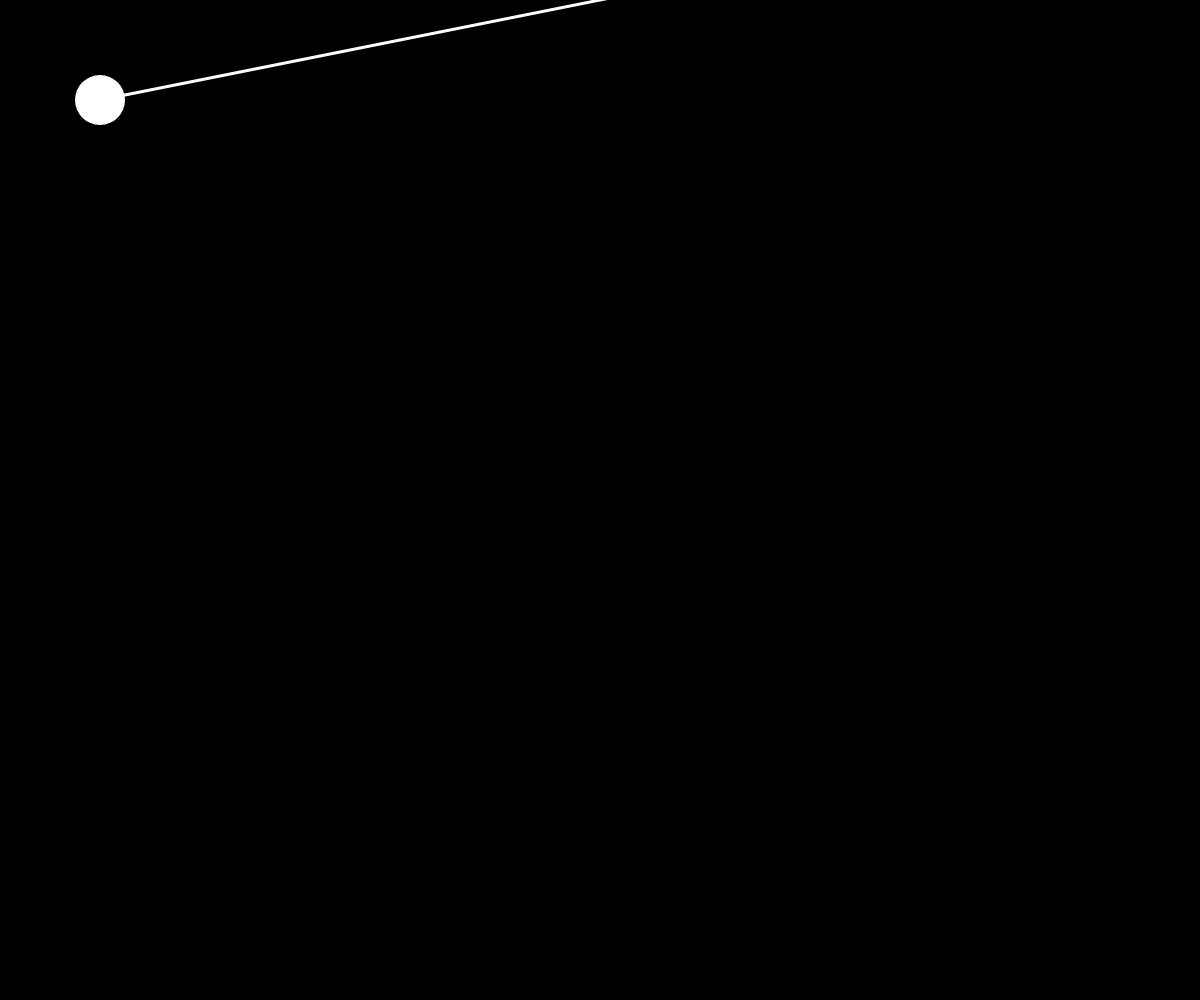
Frame 1 (no input)
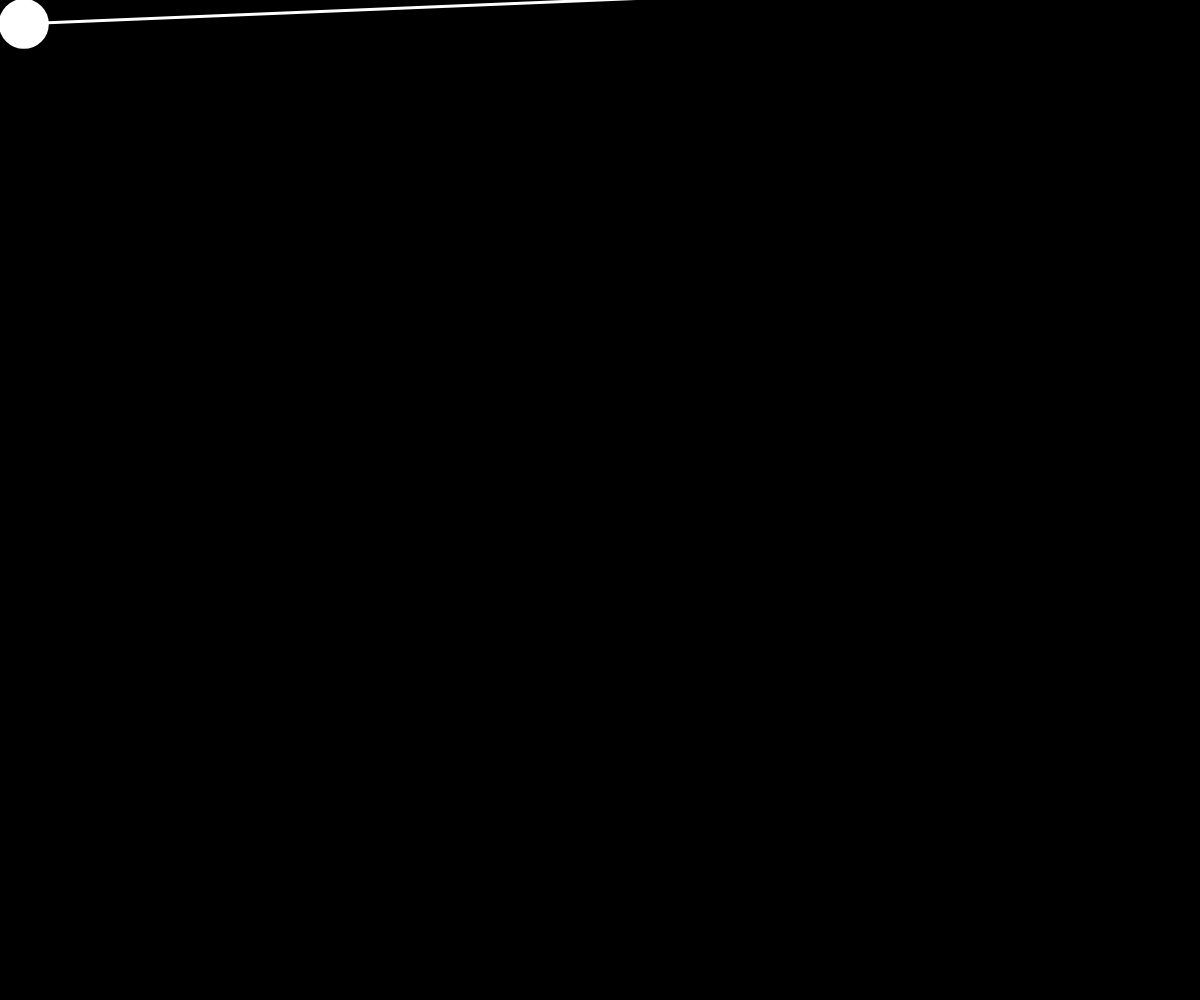
Frame 60 (no input)
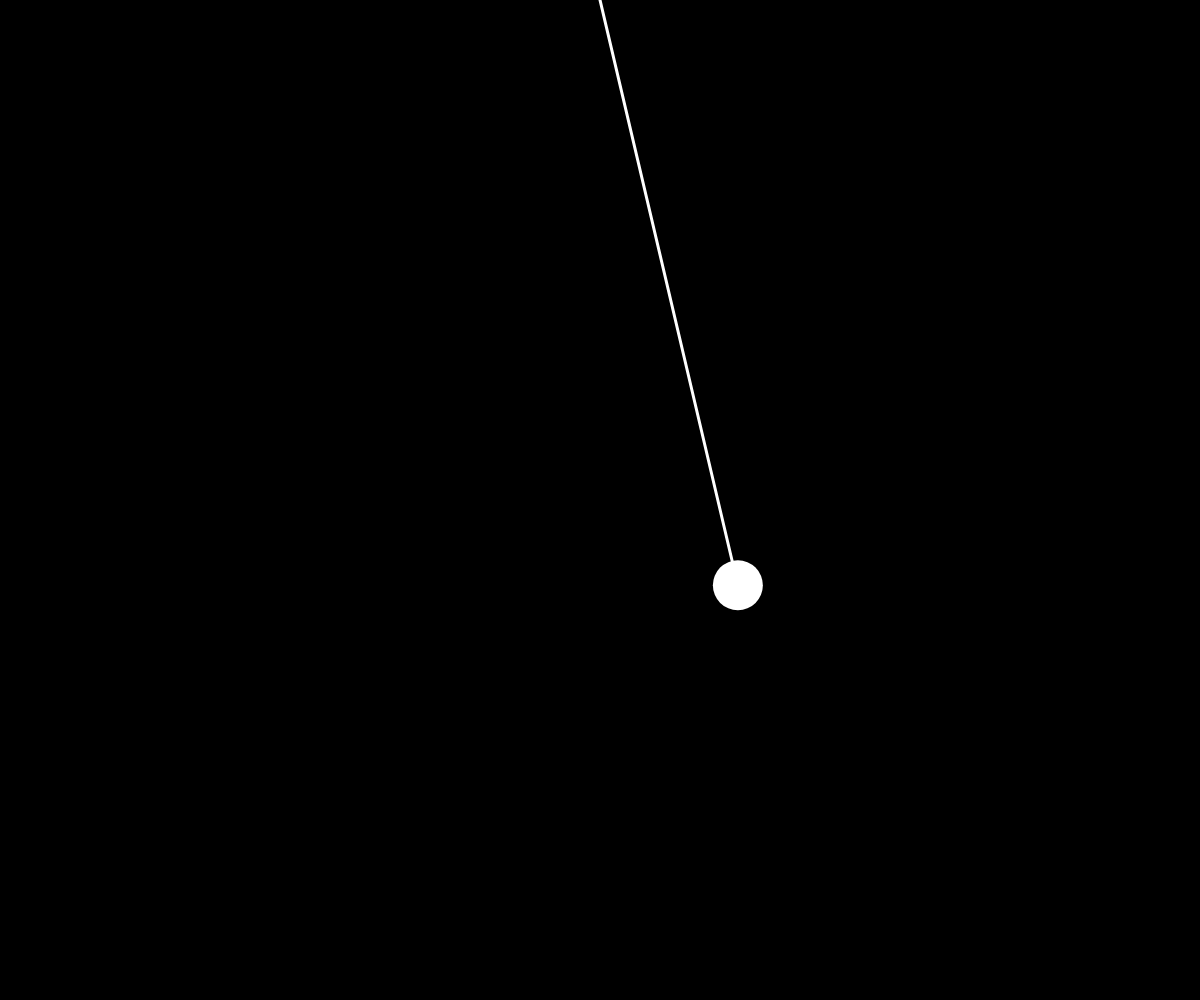
Frame 120 (the mouse pressed at the canvas centre since frame 60)

The p5.js sketch that drew these frames (run headless with seeded random() and noise() and a simulated clock; from frame 60 on, the mouse is pressed at the canvas centre):

// p5.js sketch
// ── sketch.js
//Ryan Jones
//gen art week 3 homework

var ball;
var position;
var velocity;


function setup(){
  createCanvas( windowWidth, windowHeight );


//ball properties
  ball = {
    position: createVector(100,100),
    velocity: createVector(5, 5),
    acceleration: createVector(0,700),
    topspeed: 8,
    size: 50,
    color: color(255, 255, 255, 255),
    type: "ball",

// Draw the ball to the screen
    show: function(){
      noStroke();
      fill( this.color, this.color[1] );
      ellipse(this.position.x, this.position.y, this.size, this.size);
      
    },

// Check to see if ball has reached side of canvas and if so reverse velocity
    move: function(){
   
   	var mouse = createVector(mouseX,mouseY);
   	ball.acceleration = p5.Vector.sub(mouse,ball.position);
   	
   	//sets the magnitude of acceleration
   	ball.acceleration.setMag(.3);
	ball.velocity.add(ball.acceleration);
	ball.velocity.limit(ball.topspeed);
  	ball.position.add(ball.velocity);

	
	this.position.add(this.velocity);

      if ((this.position.x > width) || (this.position.x < 0)) {
        this.velocity.x *= -1;
      }
      if ((this.position.y > height) || (this.position.y < 0)) {
        this.velocity.y *= -1;
      }

    }

  };

}

function draw(){

//Canvas background
background(0,0,0);
var mouse = createVector(windowWidth, 0);
push();

mouse.sub(ball.position);
  strokeWeight(3);
  stroke(255);
  line(ball.position.x,ball.position.y,mouse.x,mouse.y);
pop();




// Call methods 
//for (var i = 0; i < ball.length; i++){
ball.show();
ball.move();
//}




}
